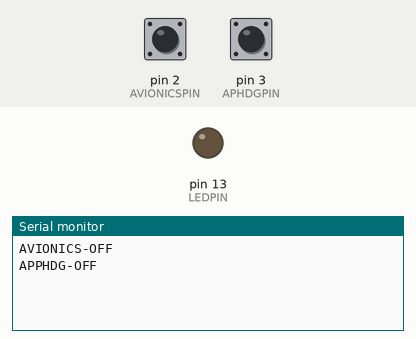
The sketch below on a simulated Arduino Uno, built with avr-gcc and run on an emulated ATmega328P. Shown: output pins drawn as LEDs (lit = HIGH), the last lines printed to the serial monitor. Inputs (shaded band) come from the test bench; at power-on: pin 2 (AVIONICSPIN) HIGH, pin 3 (APHDGPIN) HIGH.

Above: at 1.2 s.
1.3 s: pin 2 (AVIONICSPIN) pulled LOW for 0.15 s
At 2.6 s:
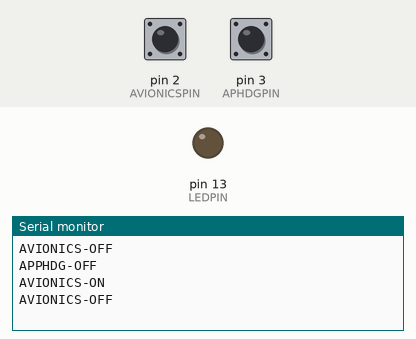
2.9 s: pin 3 (APHDGPIN) pulled LOW for 0.15 s
At 3.06 s:
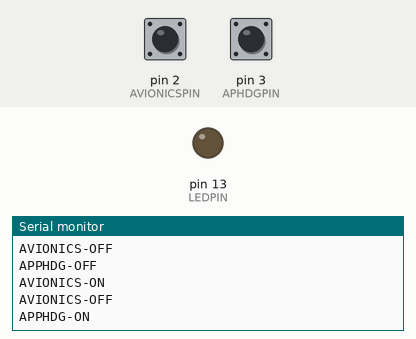

The sketch:

board.ino
```cpp
#define BAUDRATE 57600
#define DELAY 100
#define AVIONICSPIN 2
#define APHDGPIN 3
#define LEDPIN 13

bool AvionicsIsOn;
bool AppHdgIsOn;

// put your setup code here, to run once:
void setup() {
  Serial.begin( BAUDRATE );                 // Initialize serial (USB) communication
  pinMode(AVIONICSPIN, INPUT);                      // Define pin as input for the radio toggle switch
  digitalWrite(AVIONICSPIN, HIGH);                  // Enable pull-up resistor on pin
  pinMode(APHDGPIN, INPUT);                      // Define pin as input for the APP HDG button
  digitalWrite(APHDGPIN, HIGH);                  // Enable pull-up resistor on pin
  pinMode(LEDPIN, OUTPUT);                  // Pin connected to the on-board LED

  AvionicsIsOn = (digitalRead(AVIONICSPIN) == LOW);   // Get initial state. ON is 0V due to pull-up configuration
  Serial.println( AvionicsIsOn ? "AVIONICS-ON" : "AVIONICS-OFF");
  AppHdgIsOn = (digitalRead(APHDGPIN) == LOW);   // Get initial state. ON is 0V due to pull-up configuration
  Serial.println( AppHdgIsOn ? "APPHDG-ON" : "APPHDG-OFF");
}

// put your main code here, to run repeatedly:
void loop() {
  bool tempStat;

  tempStat = (digitalRead(AVIONICSPIN) == LOW);   // Get current state
  if( tempStat != AvionicsIsOn )                 // Switch state has changed
  {
    AvionicsIsOn = tempStat;
    Serial.println( AvionicsIsOn ? "AVIONICS-ON" : "AVIONICS-OFF");     // Sending the state via USB (COM)
  }

  tempStat = (digitalRead(APHDGPIN) == LOW);   // Get current state
  if( tempStat != AppHdgIsOn )                 // Switch state has changed
  {
    AppHdgIsOn = tempStat;
    Serial.println( AppHdgIsOn ? "APPHDG-ON" : "APPHDG-OFF");     // Sending the state via USB (COM)
  }

  if(Serial.available() > 0)
  {
    int dataIn = Serial.read();
    digitalWrite(LEDPIN, AvionicsIsOn && char(dataIn) == '1'  ? HIGH : LOW);
    //Serial.print( "ARDUINO ACK: " ); Serial.println( dataIn );
  }

  delay( DELAY );
}
```

Measured:
- after the input at 1.3 s, the serial monitor: prints a new line at once (image 1)
- after the input at 2.9 s, the serial monitor: prints a new line at once (image 2)
